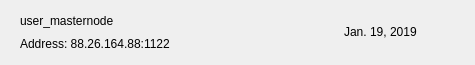
<?xml version="1.0" encoding="UTF-8"?>
<ui version="4.0">
 <class>MNRow</class>
 <widget class="QWidget" name="MNRow">
  <property name="geometry">
   <rect>
    <x>0</x>
    <y>0</y>
    <width>475</width>
    <height>65</height>
   </rect>
  </property>
  <property name="windowTitle">
   <string>Form</string>
  </property>
  <property name="styleSheet">
   <string notr="true"/>
  </property>
  <layout class="QVBoxLayout" name="verticalLayout_2">
   <property name="spacing">
    <number>0</number>
   </property>
   <property name="leftMargin">
    <number>20</number>
   </property>
   <property name="topMargin">
    <number>0</number>
   </property>
   <property name="rightMargin">
    <number>20</number>
   </property>
   <property name="bottomMargin">
    <number>0</number>
   </property>
   <item>
    <widget class="QFrame" name="frame_2">
     <property name="styleSheet">
      <string notr="true">border:none;</string>
     </property>
     <property name="frameShape">
      <enum>QFrame::StyledPanel</enum>
     </property>
     <property name="frameShadow">
      <enum>QFrame::Raised</enum>
     </property>
     <layout class="QHBoxLayout" name="horizontalLayout">
      <property name="leftMargin">
       <number>0</number>
      </property>
      <property name="rightMargin">
       <number>0</number>
      </property>
      <item>
       <widget class="QFrame" name="frame">
        <property name="styleSheet">
         <string notr="true">border:none;padding:0px;</string>
        </property>
        <property name="frameShape">
         <enum>QFrame::StyledPanel</enum>
        </property>
        <property name="frameShadow">
         <enum>QFrame::Raised</enum>
        </property>
        <layout class="QVBoxLayout" name="verticalLayout">
         <property name="spacing">
          <number>0</number>
         </property>
         <property name="leftMargin">
          <number>0</number>
         </property>
         <property name="topMargin">
          <number>0</number>
         </property>
         <property name="rightMargin">
          <number>0</number>
         </property>
         <property name="bottomMargin">
          <number>0</number>
         </property>
         <item>
          <widget class="QLabel" name="labelName">
           <property name="text">
            <string>user_masternode</string>
           </property>
          </widget>
         </item>
         <item>
          <widget class="QLabel" name="labelAddress">
           <property name="text">
            <string>Address: 88.26.164.88:1122</string>
           </property>
          </widget>
         </item>
        </layout>
       </widget>
      </item>
      <item>
       <spacer name="horizontalSpacer">
        <property name="orientation">
         <enum>Qt::Horizontal</enum>
        </property>
        <property name="sizeHint" stdset="0">
         <size>
          <width>40</width>
          <height>20</height>
         </size>
        </property>
       </spacer>
      </item>
      <item>
       <widget class="QLabel" name="labelDate">
        <property name="text">
         <string>Jan. 19, 2019</string>
        </property>
       </widget>
      </item>
      <item>
       <widget class="QPushButton" name="pushButtonMenu">
        <property name="focusPolicy">
         <enum>Qt::NoFocus</enum>
        </property>
        <property name="styleSheet">
         <string notr="true">border:none; background-color:transparent; padding:0px;</string>
        </property>
        <property name="text">
         <string/>
        </property>
        <property name="icon">
         <iconset>
          <normaloff>:/ic-menu-hover</normaloff>:/ic-menu-hover</iconset>
        </property>
        <property name="iconSize">
         <size>
          <width>24</width>
          <height>24</height>
         </size>
        </property>
       </widget>
      </item>
     </layout>
    </widget>
   </item>
   <item>
    <widget class="QLabel" name="lblDivisory">
     <property name="minimumSize">
      <size>
       <width>0</width>
       <height>1</height>
      </size>
     </property>
     <property name="maximumSize">
      <size>
       <width>16777215</width>
       <height>1</height>
      </size>
     </property>
     <property name="text">
      <string/>
     </property>
     <property name="alignment">
      <set>Qt::AlignBottom|Qt::AlignLeading|Qt::AlignLeft</set>
     </property>
    </widget>
   </item>
  </layout>
 </widget>
 <resources/>
 <connections/>
</ui>
